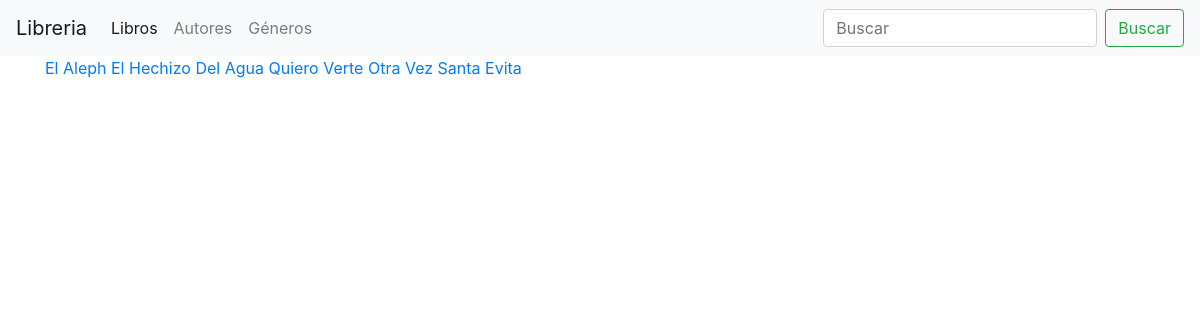
The app's page /libros/ with its own data.
### libreria/models.py (models this page shows, shortened)
class Libro(models.Model):
    title = models.CharField("Título", max_length=50)
    editorial = models.CharField("Editorial", max_length=50, null=True, blank=True)
    isbn = models.CharField("ISBN", max_length=13, null=True, blank=True)
    price = models.FloatField("Precio")
    idioma = models.ForeignKey(
        "Idioma", on_delete=models.SET_NULL, null=True, blank=True
    )
    genero = models.ManyToManyField("Genero", verbose_name="Género")
    autor = models.ForeignKey(
        "Autor",
        verbose_name="Autor",
        on_delete=models.SET_NULL,
        null=True,
        blank=True,
    )
    resumen = models.TextField("Reseña", max_length=1000, null=True, blank=True)
    class Meta:
        ordering = ["title", "editorial"]

### libreria/views.py (the view)
# urls.py: path("", lista_libros, name="book-list"),
def lista_libros(request):
    libros = Libro.objects.all()
    context = {"libros": libros}
    return render(request, "libreria/libro_list.html", context=context)

### libreria/templates/libreria/libro_list.html (shortened to what this page needs)
{% extends "base.html" %}
{% load static %}
{% block content %}
    {% for libro in libros %}
        <a href="{% url 'libreria:book-detail' pk=libro.pk %}">{{ libro.title }}</a>
    {% endfor %}
{% endblock content %}

### records on screen
Libro: title "El Aleph"
Libro: title "El Hechizo Del Agua"
Libro: title "Quiero Verte Otra Vez"
Libro: title "Santa Evita"
